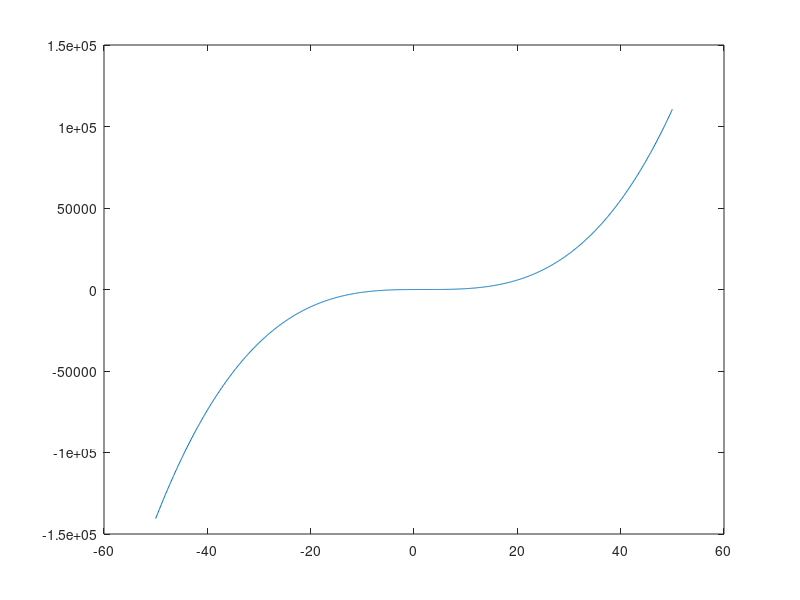

MATLAB code for this plot: (Note: this script raises an error after producing the figure.)
%% Optimization
%
clear; clc; close all
%%
% We went through coding the following methods in class:
%
% * Golden Section Search
% * Gradient Descent
%
%% Problem 1 (40 points)
% 
% * *1a.* List the advantages and disadvantages of Golden Section Search.
%
% *Answer*
%   Advantages:
%        -> Golden Section Search will always find the minimum.
%   Disadvatages:
%        -> It is slow to converge.
%        -> Also it is constrained to using a single variable.
%           [ f(x) not g(x,y) ]
%        -> Bracketing method is used so user needs to know the bracket
%           first.
% 
%
% * *1b.* List the advantages and disadvantages of Gradient Descent.
%
% *Answer*
%   Advantages:
%        -> Gradient Descent is an easier method to understand.
%        -> Supports multivariable functions. [ g(x,y) ]
%        -> User only needs one initial guess.
%   Disadvatages:
%        -> It is not guaranteed to converge.
%
%
% * *1c.* If both of them do converge to a optimum value which one of the two
% methods would converge in lesser number of iterations?
%
% *Answer*
%   -> Gradient Desecent would most likely converge in less iterations than
%      Golden Section Search because Golden Section Search tends to be slow
%      to converge.
%
% * *1d* What problem do you get into with the two minimization method if 
% the solution is located at $x = 0$ or close to it.
% 
% *Answer*
% In the error calculation you must divide by xopt, and dividing by 0 will
% cause errors and be undefined or near 0 will make hugely inaacurate
% numbers.
%% Problem 2: Golden Section Search (30 points)
%
% Let us consider the function: $f(x) = (x-1)\times(x-2)\times(x-3)$. Plot
% this function to see what it looks like. We calculated minimum of this
% cubic function in class. 
%
% PLOT
x = -50:0.1:50;
f = @(X)((x-1).*(x-2).*(x-3))
plot(x, f(x))
% 
% *2a.* If we consider the left and the right bracket at
% $x=-5$ and $x=5$, what is the minimum if the error tolerance is 0.001 and
% maximum iterations allow are 50.
%
% *Answer*
p = (1+sqrt(5))/2;

xL = -5;
xR = 5;

x1 = xL+(p-1)*(xR-xL);
x2 = xR-(p-1)*(xR-xL);

f1 = f(x1);
f2 = f(x2);

err = 1;
tol = 0.001;
i = 0;
maxi = 50;

while err>tol && i<maxi
    if f1<f2 
        xopt = x1; xL = x2; 
        x2 = x1; f2 = f1;
        x1 = xL + (p-1)*(xR-xL); f1 = f(x1);
    else
        xopt = x2; xR = x1;
        x1 = x2; f1 = f2;
        x2 = xR - (p-1)*(xR-xL); f2 = f(x2);
    end
    err = (2-p)*abs((xR-xL));
    i = i+1;
    xopt_st(i) = xopt;
end

if (i<maxi)
    fprintf('Minimum at x = %4.5f after %d iterations with err %1.5f\n',xopt,i,err)
else
    fprintf('Maximum iterations reached, result may not be accurate.')
end
%
%%
% *2b.* Is the answer correct?
%
% *Answer*
% No, the minimum produced with the brackets at -5 and 5 was negative 5
% because towards the left the function goes to negative infinity, the real
% minimum we sought was 2.57721
%
%
%% Problem 3: Gradient Descent (30 points)
%
% Now let us use a quadratic function $g(x) = (x-1)\times(x-2)$ and an
% initial guess of $x = 2$, perform gradient descent to find the minimum.
% The error tolerance and maximum iterations remain the same as before at
% 0.001 and 50 iterations, respectively.
%
% *3a.* Use a step-size or gamma ($\gamma$) value of 1.0. Do you converge to a minimum? What is
% going on? You can plot iteration number versus the error at that iteration see what is
% happening more clearly.
% 
% *Answer*
% It doesn't converge to a minimum, this is because the with the gamma at
% one theres no way to cause change or "descend" in anyway.
g = @(x)((x-1).*(x-2))

xopt_old = 1.2*xopt;
xopt = 2;

syms xsym
dg = matlabFunction(diff(g(xsym)));

i = 0;
maxi = 50;
tol = 0.001;
err = 1;
gamma = 1.0;

while err>tol && i < maxi
    xopt = xopt - gamma* dg(xopt);
    err = abs((xopt-xopt_old)/xopt);
    xopt_old = xopt;
    i = i+1;
    xopt_st(i) = xopt;
end

if (i<maxi)
    fprintf('Minimum at x = %4.5f after %d iterations with err %1.5f\n',xopt,i,err)
else
    fprintf('Maximum iterations reached.')
end

%%
% *3b.* What happens when you use a gamma value of 0.75, everything else
% remaining the same. You can plot iteration number versus the error at that iteration see what is
% happening more clearly.
%
% *Answer*
g = @(x)((x-1).*(x-2))

xopt_old = 1.2*xopt;
xopt = 2;

syms xsym
dg = matlabFunction(diff(g(xsym)));

i = 0;
maxi = 50;
tol = 0.001;
err = 1;
gamma = 0.75;

while err>tol && i < maxi
    xopt = xopt - gamma* dg(xopt);
    err = abs((xopt-xopt_old)/xopt);
    xopt_old = xopt;
    i = i+1;
    xopt_st(i) = xopt;
end

if (i<maxi)
    fprintf('Minimum at x = %4.5f after %d iterations with err %1.5f\n',xopt,i,err)
else
    fprintf('Maximum iterations reached: cannot trust the result')
end

% Minimum at x = 1.50049 after 10 iterations with err 0.00098
%
% The Gradient Descent method then finds a minimum at the correct position
% with an appropriate error.
%
%% Bonus Problem (40 points)
%
% One of your colleagues requested a harder problem. This is how open-ended
% it looks when you are not given the exact solution strategy. 
%
% For *Problem 2a.*, if an initial guess of -2 is given the solution will
% run off (infinite loop, had it not been for maximum iterations). Suggest
% a strategy that allows you to stop the algorithm from running into this
% trouble. You can either employ barrier functions (search online) or
% suggest a cut-off that lets you detect run-off earlier (before maximum
% iterations are reached).
%
% This problem will graded based upon your thought process and the
% effectiveness of your strategy.




